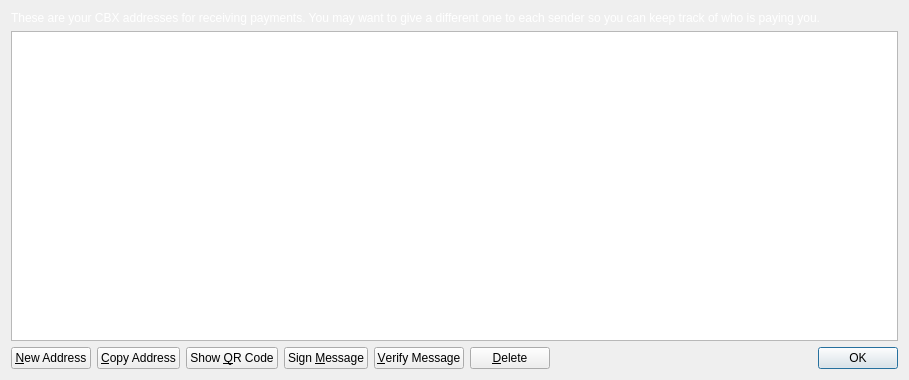
<?xml version="1.0" encoding="UTF-8"?>
<ui version="4.0">
 <class>AddressBookPage</class>
 <widget class="QWidget" name="AddressBookPage">
  <property name="geometry">
   <rect>
    <x>0</x>
    <y>0</y>
    <width>909</width>
    <height>380</height>
   </rect>
  </property>
  <property name="windowTitle">
   <string>Address Book</string>
  </property>
  <layout class="QVBoxLayout" name="verticalLayout">
   <item>
    <widget class="QLabel" name="labelExplanation">
     <property name="styleSheet">
      <string notr="true">background: transparent;color:#FFFFFF;</string>
     </property>
     <property name="text">
      <string>These are your CBX addresses for receiving payments. You may want to give a different one to each sender so you can keep track of who is paying you.</string>
     </property>
     <property name="textFormat">
      <enum>Qt::PlainText</enum>
     </property>
     <property name="wordWrap">
      <bool>true</bool>
     </property>
    </widget>
   </item>
   <item>
    <widget class="QTableView" name="tableView">
     <property name="contextMenuPolicy">
      <enum>Qt::CustomContextMenu</enum>
     </property>
     <property name="toolTip">
      <string>Double-click to edit address or label</string>
     </property>
     <property name="tabKeyNavigation">
      <bool>false</bool>
     </property>
     <property name="alternatingRowColors">
      <bool>true</bool>
     </property>
     <property name="selectionMode">
      <enum>QAbstractItemView::SingleSelection</enum>
     </property>
     <property name="selectionBehavior">
      <enum>QAbstractItemView::SelectRows</enum>
     </property>
     <property name="sortingEnabled">
      <bool>true</bool>
     </property>
     <attribute name="verticalHeaderVisible">
      <bool>false</bool>
     </attribute>
    </widget>
   </item>
   <item>
    <layout class="QHBoxLayout" name="horizontalLayout">
     <item>
      <widget class="QPushButton" name="newAddressButton">
       <property name="toolTip">
        <string>Create a new address</string>
       </property>
       <property name="text">
        <string>&amp;New Address</string>
       </property>
       <property name="icon">
        <iconset resource="../bitcoin.qrc">
         <normaloff>:/icons/add</normaloff>:/icons/add</iconset>
       </property>
      </widget>
     </item>
     <item>
      <widget class="QPushButton" name="copyToClipboard">
       <property name="toolTip">
        <string>Copy the currently selected address to the system clipboard</string>
       </property>
       <property name="text">
        <string>&amp;Copy Address</string>
       </property>
       <property name="icon">
        <iconset resource="../bitcoin.qrc">
         <normaloff>:/icons/editcopy</normaloff>:/icons/editcopy</iconset>
       </property>
      </widget>
     </item>
     <item>
      <widget class="QPushButton" name="showQRCode">
       <property name="text">
        <string>Show &amp;QR Code</string>
       </property>
       <property name="icon">
        <iconset resource="../bitcoin.qrc">
         <normaloff>:/icons/qrcode</normaloff>:/icons/qrcode</iconset>
       </property>
      </widget>
     </item>
     <item>
      <widget class="QPushButton" name="signMessage">
       <property name="toolTip">
        <string>Sign a message to prove you own a CryptoBullion address</string>
       </property>
       <property name="text">
        <string>Sign &amp;Message</string>
       </property>
       <property name="icon">
        <iconset resource="../bitcoin.qrc">
         <normaloff>:/icons/edit</normaloff>:/icons/edit</iconset>
       </property>
      </widget>
     </item>
     <item>
      <widget class="QPushButton" name="verifyMessage">
       <property name="toolTip">
        <string>Verify a message to ensure it was signed with a specified CryptoBullion address</string>
       </property>
       <property name="text">
        <string>&amp;Verify Message</string>
       </property>
       <property name="icon">
        <iconset resource="../bitcoin.qrc">
         <normaloff>:/icons/transaction_0</normaloff>:/icons/transaction_0</iconset>
       </property>
       <property name="flat">
        <bool>false</bool>
       </property>
      </widget>
     </item>
     <item>
      <widget class="QPushButton" name="deleteButton">
       <property name="toolTip">
        <string>Delete the currently selected address from the list</string>
       </property>
       <property name="text">
        <string>&amp;Delete</string>
       </property>
       <property name="icon">
        <iconset resource="../bitcoin.qrc">
         <normaloff>:/icons/remove</normaloff>:/icons/remove</iconset>
       </property>
      </widget>
     </item>
     <item>
      <spacer name="horizontalSpacer">
       <property name="orientation">
        <enum>Qt::Horizontal</enum>
       </property>
       <property name="sizeHint" stdset="0">
        <size>
         <width>40</width>
         <height>20</height>
        </size>
       </property>
      </spacer>
     </item>
     <item>
      <widget class="QDialogButtonBox" name="buttonBox">
       <property name="sizePolicy">
        <sizepolicy hsizetype="Maximum" vsizetype="Fixed">
         <horstretch>0</horstretch>
         <verstretch>0</verstretch>
        </sizepolicy>
       </property>
       <property name="standardButtons">
        <set>QDialogButtonBox::Ok</set>
       </property>
      </widget>
     </item>
    </layout>
   </item>
  </layout>
 </widget>
 <resources>
  <include location="../bitcoin.qrc"/>
 </resources>
 <connections/>
</ui>
